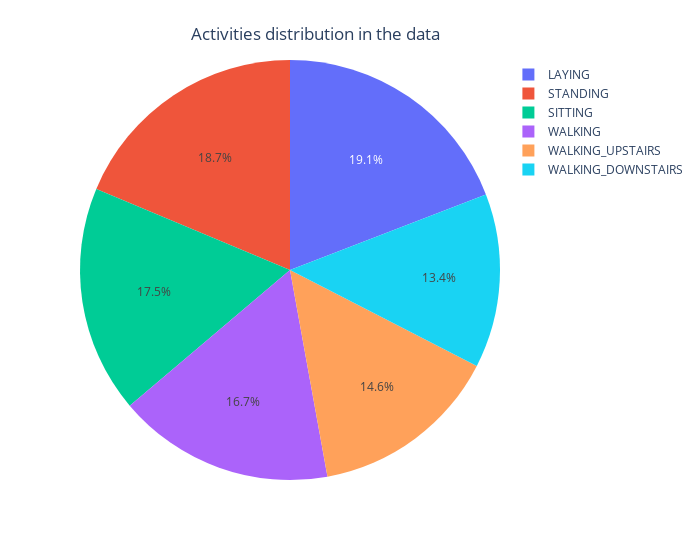

Notebook code for this chart:
### Markdown cell above
## 3-  checking imbalance

### Code cell
fig = px.pie(train_data, names='Activity',width=700)
fig.update_layout(
    title={
        'text': "Activities distribution in the data",
        'y':0.95,
        'x':0.45,
        'xanchor': 'center',
        'yanchor': 'top'})
fig.show()

### Figure 1 — Plotly figure (JSON) as saved in the notebook; plotly's stock layout.template omitted (floating-point values rounded to 4 significant figures; data arrays with more than 128 entries replaced by an {"elided": "..."} marker saying what was removed)
{"data": [{"domain": {"x": [0, 1], "y": [0, 1]}, "hovertemplate": "Activity=%{label}<extra></extra>", "labels": {"elided": "7352 str values"}, "legendgroup": "", "name": "", "showlegend": true, "type": "pie"}], "layout": {"legend": {"tracegroupgap": 0}, "margin": {"t": 60}, "title": {"text": "Activities distribution in the data", "x": 0.45, "xanchor": "center", "y": 0.95, "yanchor": "top"}, "width": 700}}
